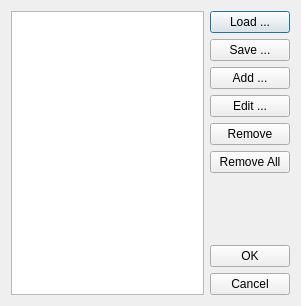
<?xml version="1.0" encoding="UTF-8"?>
<ui version="4.0">
 <class>gradientManager</class>
 <widget class="QDialog" name="gradientManager">
  <property name="windowModality">
   <enum>Qt::ApplicationModal</enum>
  </property>
  <property name="geometry">
   <rect>
    <x>0</x>
    <y>0</y>
    <width>301</width>
    <height>306</height>
   </rect>
  </property>
  <property name="windowTitle">
   <string>Manage Gradients</string>
  </property>
  <property name="modal">
   <bool>true</bool>
  </property>
  <layout class="QHBoxLayout" name="horizontalLayout">
   <item>
    <widget class="QListWidget" name="gradientsList">
     <property name="iconSize">
      <size>
       <width>48</width>
       <height>12</height>
      </size>
     </property>
    </widget>
   </item>
   <item>
    <layout class="QVBoxLayout" name="verticalLayout">
     <item>
      <widget class="QPushButton" name="buttonLoad">
       <property name="text">
        <string>Load ...</string>
       </property>
      </widget>
     </item>
     <item>
      <widget class="QPushButton" name="buttonSave">
       <property name="text">
        <string>Save ...</string>
       </property>
      </widget>
     </item>
     <item>
      <widget class="QPushButton" name="buttonAdd">
       <property name="text">
        <string>Add ...</string>
       </property>
       <property name="autoDefault">
        <bool>false</bool>
       </property>
      </widget>
     </item>
     <item>
      <widget class="QPushButton" name="buttonEdit">
       <property name="text">
        <string>Edit ...</string>
       </property>
       <property name="autoDefault">
        <bool>false</bool>
       </property>
      </widget>
     </item>
     <item>
      <widget class="QPushButton" name="buttonRemove">
       <property name="text">
        <string>Remove</string>
       </property>
       <property name="autoDefault">
        <bool>false</bool>
       </property>
      </widget>
     </item>
     <item>
      <widget class="QPushButton" name="buttonRemoveAll">
       <property name="text">
        <string>Remove All</string>
       </property>
      </widget>
     </item>
     <item>
      <spacer name="verticalSpacer">
       <property name="orientation">
        <enum>Qt::Vertical</enum>
       </property>
       <property name="sizeHint" stdset="0">
        <size>
         <width>20</width>
         <height>18</height>
        </size>
       </property>
      </spacer>
     </item>
     <item>
      <widget class="QPushButton" name="buttonOK">
       <property name="text">
        <string>OK</string>
       </property>
       <property name="autoDefault">
        <bool>false</bool>
       </property>
      </widget>
     </item>
     <item>
      <widget class="QPushButton" name="buttonCancel">
       <property name="text">
        <string>Cancel</string>
       </property>
       <property name="autoDefault">
        <bool>false</bool>
       </property>
      </widget>
     </item>
    </layout>
   </item>
  </layout>
 </widget>
 <resources/>
 <connections/>
</ui>
